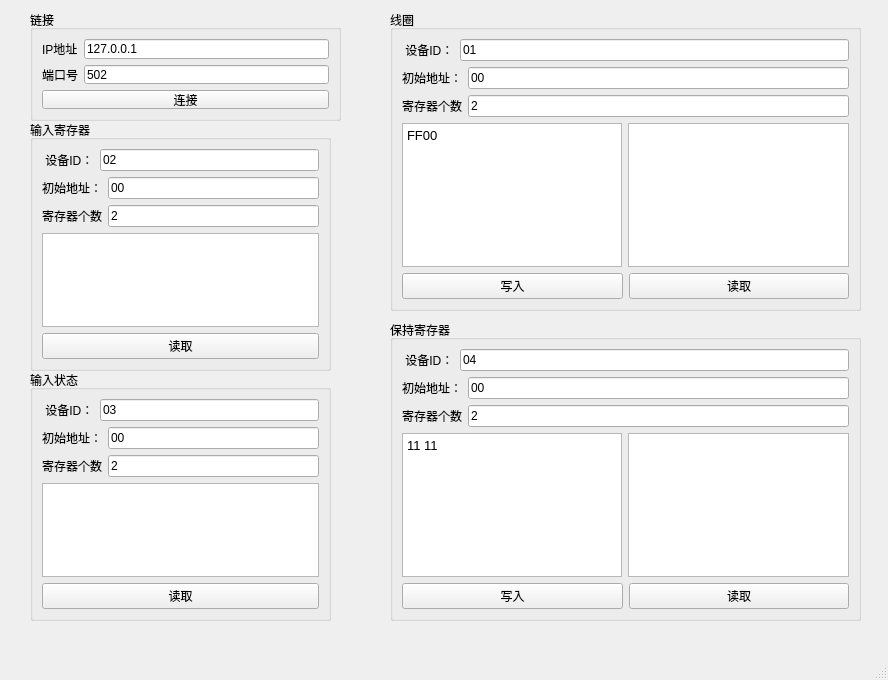
<?xml version="1.0" encoding="UTF-8"?>
<ui version="4.0">
 <class>MainWindow</class>
 <widget class="QMainWindow" name="MainWindow">
  <property name="geometry">
   <rect>
    <x>0</x>
    <y>0</y>
    <width>888</width>
    <height>680</height>
   </rect>
  </property>
  <property name="windowTitle">
   <string>MainWindow</string>
  </property>
  <widget class="QWidget" name="centralwidget">
   <widget class="QGroupBox" name="groupBox_2">
    <property name="geometry">
     <rect>
      <x>390</x>
      <y>320</y>
      <width>471</width>
      <height>301</height>
     </rect>
    </property>
    <property name="title">
     <string>保持寄存器</string>
    </property>
    <layout class="QVBoxLayout" name="verticalLayout_3">
     <item>
      <layout class="QVBoxLayout" name="verticalLayout_2">
       <item>
        <layout class="QHBoxLayout" name="horizontalLayout_3">
         <item>
          <widget class="QLabel" name="label">
           <property name="text">
            <string> 设备ID：</string>
           </property>
          </widget>
         </item>
         <item>
          <widget class="QLineEdit" name="lineEdit_H_ID">
           <property name="minimumSize">
            <size>
             <width>53</width>
             <height>0</height>
            </size>
           </property>
           <property name="text">
            <string>04</string>
           </property>
          </widget>
         </item>
        </layout>
       </item>
       <item>
        <layout class="QHBoxLayout" name="horizontalLayout_4">
         <item>
          <widget class="QLabel" name="label_2">
           <property name="text">
            <string>初始地址：</string>
           </property>
          </widget>
         </item>
         <item>
          <widget class="QLineEdit" name="lineEdit_H_add">
           <property name="text">
            <string>00</string>
           </property>
          </widget>
         </item>
        </layout>
       </item>
       <item>
        <layout class="QHBoxLayout" name="horizontalLayout_5">
         <item>
          <widget class="QLabel" name="label_3">
           <property name="text">
            <string>寄存器个数</string>
           </property>
          </widget>
         </item>
         <item>
          <widget class="QLineEdit" name="lineEdit_H_number">
           <property name="text">
            <string>2</string>
           </property>
          </widget>
         </item>
        </layout>
       </item>
      </layout>
     </item>
     <item>
      <layout class="QHBoxLayout" name="horizontalLayout_6">
       <item>
        <widget class="QTextEdit" name="textEdit_write_h">
         <property name="html">
          <string>&lt;!DOCTYPE HTML PUBLIC &quot;-//W3C//DTD HTML 4.0//EN&quot; &quot;http://www.w3.org/TR/REC-html40/strict.dtd&quot;&gt;
&lt;html&gt;&lt;head&gt;&lt;meta name=&quot;qrichtext&quot; content=&quot;1&quot; /&gt;&lt;meta charset=&quot;utf-8&quot; /&gt;&lt;style type=&quot;text/css&quot;&gt;
p, li { white-space: pre-wrap; }
hr { height: 1px; border-width: 0; }
li.unchecked::marker { content: &quot;\2610&quot;; }
li.checked::marker { content: &quot;\2612&quot;; }
&lt;/style&gt;&lt;/head&gt;&lt;body style=&quot; font-family:'Microsoft YaHei UI'; font-size:9.75pt; font-weight:400; font-style:normal;&quot;&gt;
&lt;p style=&quot; margin-top:0px; margin-bottom:0px; margin-left:0px; margin-right:0px; -qt-block-indent:0; text-indent:0px;&quot;&gt;11 11&lt;/p&gt;&lt;/body&gt;&lt;/html&gt;</string>
         </property>
        </widget>
       </item>
       <item>
        <widget class="QTextEdit" name="textEdit_read_h"/>
       </item>
      </layout>
     </item>
     <item>
      <layout class="QHBoxLayout" name="horizontalLayout_7">
       <item>
        <widget class="QPushButton" name="pushButton_H_write">
         <property name="text">
          <string>写入</string>
         </property>
        </widget>
       </item>
       <item>
        <widget class="QPushButton" name="pushButton_H_read">
         <property name="text">
          <string>读取</string>
         </property>
        </widget>
       </item>
      </layout>
     </item>
    </layout>
   </widget>
   <widget class="QGroupBox" name="groupBox_3">
    <property name="geometry">
     <rect>
      <x>30</x>
      <y>120</y>
      <width>301</width>
      <height>251</height>
     </rect>
    </property>
    <property name="title">
     <string>输入寄存器</string>
    </property>
    <layout class="QVBoxLayout" name="verticalLayout_6">
     <item>
      <layout class="QHBoxLayout" name="horizontalLayout_15">
       <item>
        <widget class="QLabel" name="label_10">
         <property name="text">
          <string> 设备ID：</string>
         </property>
        </widget>
       </item>
       <item>
        <widget class="QLineEdit" name="lineEdit_I_ID">
         <property name="minimumSize">
          <size>
           <width>53</width>
           <height>0</height>
          </size>
         </property>
         <property name="text">
          <string>02</string>
         </property>
        </widget>
       </item>
      </layout>
     </item>
     <item>
      <layout class="QHBoxLayout" name="horizontalLayout_14">
       <item>
        <widget class="QLabel" name="label_11">
         <property name="text">
          <string>初始地址：</string>
         </property>
        </widget>
       </item>
       <item>
        <widget class="QLineEdit" name="lineEdit__I_add">
         <property name="text">
          <string>00</string>
         </property>
        </widget>
       </item>
      </layout>
     </item>
     <item>
      <layout class="QHBoxLayout" name="horizontalLayout_13">
       <item>
        <widget class="QLabel" name="label_9">
         <property name="text">
          <string>寄存器个数</string>
         </property>
        </widget>
       </item>
       <item>
        <widget class="QLineEdit" name="lineEdit_I_number">
         <property name="text">
          <string>2</string>
         </property>
        </widget>
       </item>
      </layout>
     </item>
     <item>
      <widget class="QTextEdit" name="textEdit_read_i"/>
     </item>
     <item>
      <widget class="QPushButton" name="pushButton_I_read">
       <property name="text">
        <string>读取</string>
       </property>
      </widget>
     </item>
    </layout>
   </widget>
   <widget class="QGroupBox" name="groupBox_4">
    <property name="geometry">
     <rect>
      <x>30</x>
      <y>10</y>
      <width>311</width>
      <height>111</height>
     </rect>
    </property>
    <property name="title">
     <string>链接</string>
    </property>
    <layout class="QVBoxLayout" name="verticalLayout">
     <item>
      <layout class="QHBoxLayout" name="horizontalLayout">
       <item>
        <widget class="QLabel" name="label_4">
         <property name="text">
          <string>IP地址</string>
         </property>
        </widget>
       </item>
       <item>
        <widget class="QLineEdit" name="lineEdit_ip">
         <property name="text">
          <string>127.0.0.1</string>
         </property>
        </widget>
       </item>
      </layout>
     </item>
     <item>
      <layout class="QHBoxLayout" name="horizontalLayout_2">
       <item>
        <widget class="QLabel" name="label_5">
         <property name="text">
          <string>端口号</string>
         </property>
        </widget>
       </item>
       <item>
        <widget class="QLineEdit" name="lineEdit_port">
         <property name="text">
          <string>502</string>
         </property>
        </widget>
       </item>
      </layout>
     </item>
     <item>
      <widget class="QPushButton" name="pushButton_connect">
       <property name="text">
        <string>连接</string>
       </property>
      </widget>
     </item>
    </layout>
   </widget>
   <widget class="QGroupBox" name="groupBox_5">
    <property name="geometry">
     <rect>
      <x>390</x>
      <y>10</y>
      <width>471</width>
      <height>301</height>
     </rect>
    </property>
    <property name="title">
     <string>线圈</string>
    </property>
    <layout class="QVBoxLayout" name="verticalLayout_4">
     <item>
      <layout class="QVBoxLayout" name="verticalLayout_5">
       <item>
        <layout class="QHBoxLayout" name="horizontalLayout_8">
         <item>
          <widget class="QLabel" name="label_6">
           <property name="text">
            <string> 设备ID：</string>
           </property>
          </widget>
         </item>
         <item>
          <widget class="QLineEdit" name="lineEdit_C_ID">
           <property name="minimumSize">
            <size>
             <width>53</width>
             <height>0</height>
            </size>
           </property>
           <property name="text">
            <string>01</string>
           </property>
          </widget>
         </item>
        </layout>
       </item>
       <item>
        <layout class="QHBoxLayout" name="horizontalLayout_9">
         <item>
          <widget class="QLabel" name="label_7">
           <property name="text">
            <string>初始地址：</string>
           </property>
          </widget>
         </item>
         <item>
          <widget class="QLineEdit" name="lineEdit_C_add">
           <property name="text">
            <string>00</string>
           </property>
          </widget>
         </item>
        </layout>
       </item>
       <item>
        <layout class="QHBoxLayout" name="horizontalLayout_10">
         <item>
          <widget class="QLabel" name="label_8">
           <property name="text">
            <string>寄存器个数</string>
           </property>
          </widget>
         </item>
         <item>
          <widget class="QLineEdit" name="lineEdit_C_number">
           <property name="text">
            <string>2</string>
           </property>
          </widget>
         </item>
        </layout>
       </item>
      </layout>
     </item>
     <item>
      <layout class="QHBoxLayout" name="horizontalLayout_11">
       <item>
        <widget class="QTextEdit" name="textEdit_write_c">
         <property name="html">
          <string>&lt;!DOCTYPE HTML PUBLIC &quot;-//W3C//DTD HTML 4.0//EN&quot; &quot;http://www.w3.org/TR/REC-html40/strict.dtd&quot;&gt;
&lt;html&gt;&lt;head&gt;&lt;meta name=&quot;qrichtext&quot; content=&quot;1&quot; /&gt;&lt;meta charset=&quot;utf-8&quot; /&gt;&lt;style type=&quot;text/css&quot;&gt;
p, li { white-space: pre-wrap; }
hr { height: 1px; border-width: 0; }
li.unchecked::marker { content: &quot;\2610&quot;; }
li.checked::marker { content: &quot;\2612&quot;; }
&lt;/style&gt;&lt;/head&gt;&lt;body style=&quot; font-family:'Microsoft YaHei UI'; font-size:9.75pt; font-weight:400; font-style:normal;&quot;&gt;
&lt;p style=&quot; margin-top:0px; margin-bottom:0px; margin-left:0px; margin-right:0px; -qt-block-indent:0; text-indent:0px;&quot;&gt;FF00&lt;/p&gt;&lt;/body&gt;&lt;/html&gt;</string>
         </property>
        </widget>
       </item>
       <item>
        <widget class="QTextEdit" name="textEdit_read_c"/>
       </item>
      </layout>
     </item>
     <item>
      <layout class="QHBoxLayout" name="horizontalLayout_12">
       <item>
        <widget class="QPushButton" name="pushButton_C_write">
         <property name="text">
          <string>写入</string>
         </property>
        </widget>
       </item>
       <item>
        <widget class="QPushButton" name="pushButton_C_read">
         <property name="text">
          <string>读取</string>
         </property>
        </widget>
       </item>
      </layout>
     </item>
    </layout>
   </widget>
   <widget class="QGroupBox" name="groupBox_6">
    <property name="geometry">
     <rect>
      <x>30</x>
      <y>370</y>
      <width>301</width>
      <height>251</height>
     </rect>
    </property>
    <property name="title">
     <string>输入状态</string>
    </property>
    <layout class="QVBoxLayout" name="verticalLayout_7">
     <item>
      <layout class="QHBoxLayout" name="horizontalLayout_16">
       <item>
        <widget class="QLabel" name="label_12">
         <property name="text">
          <string> 设备ID：</string>
         </property>
        </widget>
       </item>
       <item>
        <widget class="QLineEdit" name="lineEdit_I_ID_2">
         <property name="minimumSize">
          <size>
           <width>53</width>
           <height>0</height>
          </size>
         </property>
         <property name="text">
          <string>03</string>
         </property>
        </widget>
       </item>
      </layout>
     </item>
     <item>
      <layout class="QHBoxLayout" name="horizontalLayout_17">
       <item>
        <widget class="QLabel" name="label_13">
         <property name="text">
          <string>初始地址：</string>
         </property>
        </widget>
       </item>
       <item>
        <widget class="QLineEdit" name="lineEdit__I_add_2">
         <property name="text">
          <string>00</string>
         </property>
        </widget>
       </item>
      </layout>
     </item>
     <item>
      <layout class="QHBoxLayout" name="horizontalLayout_18">
       <item>
        <widget class="QLabel" name="label_14">
         <property name="text">
          <string>寄存器个数</string>
         </property>
        </widget>
       </item>
       <item>
        <widget class="QLineEdit" name="lineEdit_I_number_2">
         <property name="text">
          <string>2</string>
         </property>
        </widget>
       </item>
      </layout>
     </item>
     <item>
      <widget class="QTextEdit" name="textEdit_read_i_2"/>
     </item>
     <item>
      <widget class="QPushButton" name="pushButton_I_read_2">
       <property name="text">
        <string>读取</string>
       </property>
      </widget>
     </item>
    </layout>
   </widget>
  </widget>
  <widget class="QMenuBar" name="menubar">
   <property name="geometry">
    <rect>
     <x>0</x>
     <y>0</y>
     <width>888</width>
     <height>22</height>
    </rect>
   </property>
  </widget>
  <widget class="QStatusBar" name="statusbar"/>
 </widget>
 <resources/>
 <connections/>
</ui>
